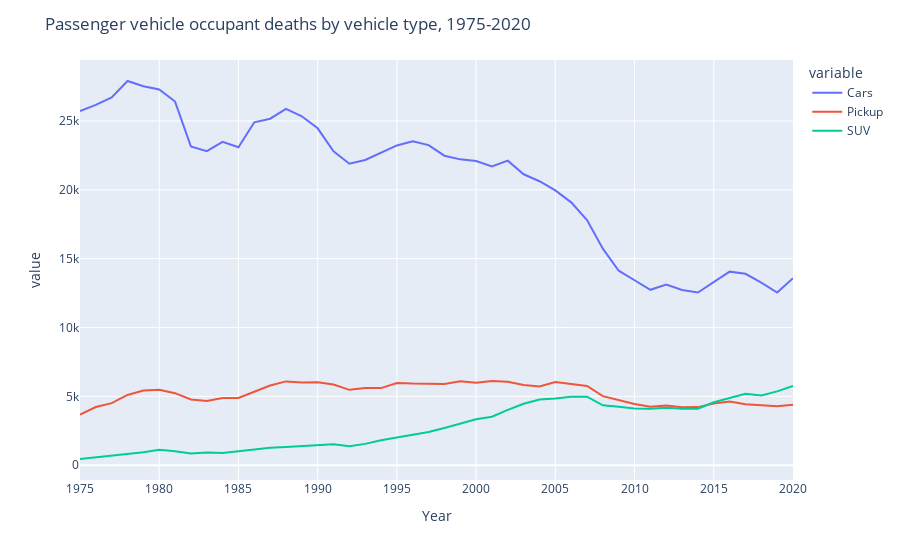

The cell this chart's notebook holds for it:
### Markdown cell above
- #### <b>Line chart - Passenger vehicle <span style='background:green'>occupant</span> deaths by vehicle type, 1975-2020</b>

### Code cell
fig = px.line(occupants_df, x='Year', y=occupants_df.drop(columns=['Year']).columns)
fig.update_layout(title='Passenger vehicle occupant deaths by vehicle type, 1975-2020')
fig.show()

### Figure 1 — Plotly figure (JSON) as saved in the notebook; plotly's stock layout.template omitted (floating-point values rounded to 4 significant figures)
{"data": [{"hovertemplate": "variable=Cars<br>Year=%{x}<br>value=%{y}<extra></extra>", "legendgroup": "Cars", "line": {"color": "#636efa", "dash": "solid"}, "marker": {"symbol": "circle"}, "mode": "lines", "name": "Cars", "orientation": "v", "showlegend": true, "type": "scatter", "x": [1975, 1976, 1977, 1978, 1979, 1980, 1981, 1982, 1983, 1984, 1985, 1986, 1987, 1988, 1989, 1990, 1991, 1992, 1993, 1994, 1995, 1996, 1997, 1998, 1999, 2000, 2001, 2002, 2003, 2004, 2005, 2006, 2007, 2008, 2009, 2010, 2011, 2012, 2013, 2014, 2015, 2016, 2017, 2018, 2019, 2020], "xaxis": "x", "y": [25715, 26163, 26698, 27898, 27518, 27282, 26406, 23144, 22801, 23484, 23084, 24898, 25160, 25876, 25334, 24463, 22794, 21889, 22166, 22708, 23219, 23526, 23243, 22475, 22209, 22091, 21688, 22114, 21125, 20623, 19956, 19087, 17805, 15725, 14124, 13433, 12738, 13112, 12731, 12543, 13320, 14057, 13902, 13260, 12535, 13578], "yaxis": "y"}, {"hovertemplate": "variable=Pickup<br>Year=%{x}<br>value=%{y}<extra></extra>", "legendgroup": "Pickup", "line": {"color": "#EF553B", "dash": "solid"}, "marker": {"symbol": "circle"}, "mode": "lines", "name": "Pickup", "orientation": "v", "showlegend": true, "type": "scatter", "x": [1975, 1976, 1977, 1978, 1979, 1980, 1981, 1982, 1983, 1984, 1985, 1986, 1987, 1988, 1989, 1990, 1991, 1992, 1993, 1994, 1995, 1996, 1997, 1998, 1999, 2000, 2001, 2002, 2003, 2004, 2005, 2006, 2007, 2008, 2009, 2010, 2011, 2012, 2013, 2014, 2015, 2016, 2017, 2018, 2019, 2020], "xaxis": "x", "y": [3674, 4225, 4512, 5103, 5423, 5489, 5236, 4779, 4660, 4884, 4892, 5334, 5795, 6089, 6016, 6032, 5858, 5476, 5611, 5604, 5973, 5928, 5922, 5904, 6095, 5996, 6121, 6058, 5833, 5716, 6040, 5877, 5758, 5021, 4719, 4443, 4245, 4339, 4215, 4223, 4490, 4625, 4434, 4380, 4284, 4390], "yaxis": "y"}, {"hovertemplate": "variable=SUV<br>Year=%{x}<br>value=%{y}<extra></extra>", "legendgroup": "SUV", "line": {"color": "#00cc96", "dash": "solid"}, "marker": {"symbol": "circle"}, "mode": "lines", "name": "SUV", "orientation": "v", "showlegend": true, "type": "scatter", "x": [1975, 1976, 1977, 1978, 1979, 1980, 1981, 1982, 1983, 1984, 1985, 1986, 1987, 1988, 1989, 1990, 1991, 1992, 1993, 1994, 1995, 1996, 1997, 1998, 1999, 2000, 2001, 2002, 2003, 2004, 2005, 2006, 2007, 2008, 2009, 2010, 2011, 2012, 2013, 2014, 2015, 2016, 2017, 2018, 2019, 2020], "xaxis": "x", "y": [455, 577, 729, 852, 945, 1124, 1021, 862, 920, 886, 1024, 1131, 1269, 1320, 1373, 1480, 1521, 1390, 1552, 1809, 2006, 2210, 2416, 2711, 3019, 3337, 3521, 4022, 4463, 4772, 4847, 4973, 4975, 4350, 4254, 4130, 4095, 4171, 4098, 4103, 4577, 4908, 5186, 5059, 5365, 5757], "yaxis": "y"}], "layout": {"legend": {"title": {"text": "variable"}, "tracegroupgap": 0}, "margin": {"t": 60}, "title": {"text": "Passenger vehicle occupant deaths by vehicle type, 1975-2020"}, "xaxis": {"anchor": "y", "domain": [0, 1], "title": {"text": "Year"}}, "yaxis": {"anchor": "x", "domain": [0, 1], "title": {"text": "value"}}}}
